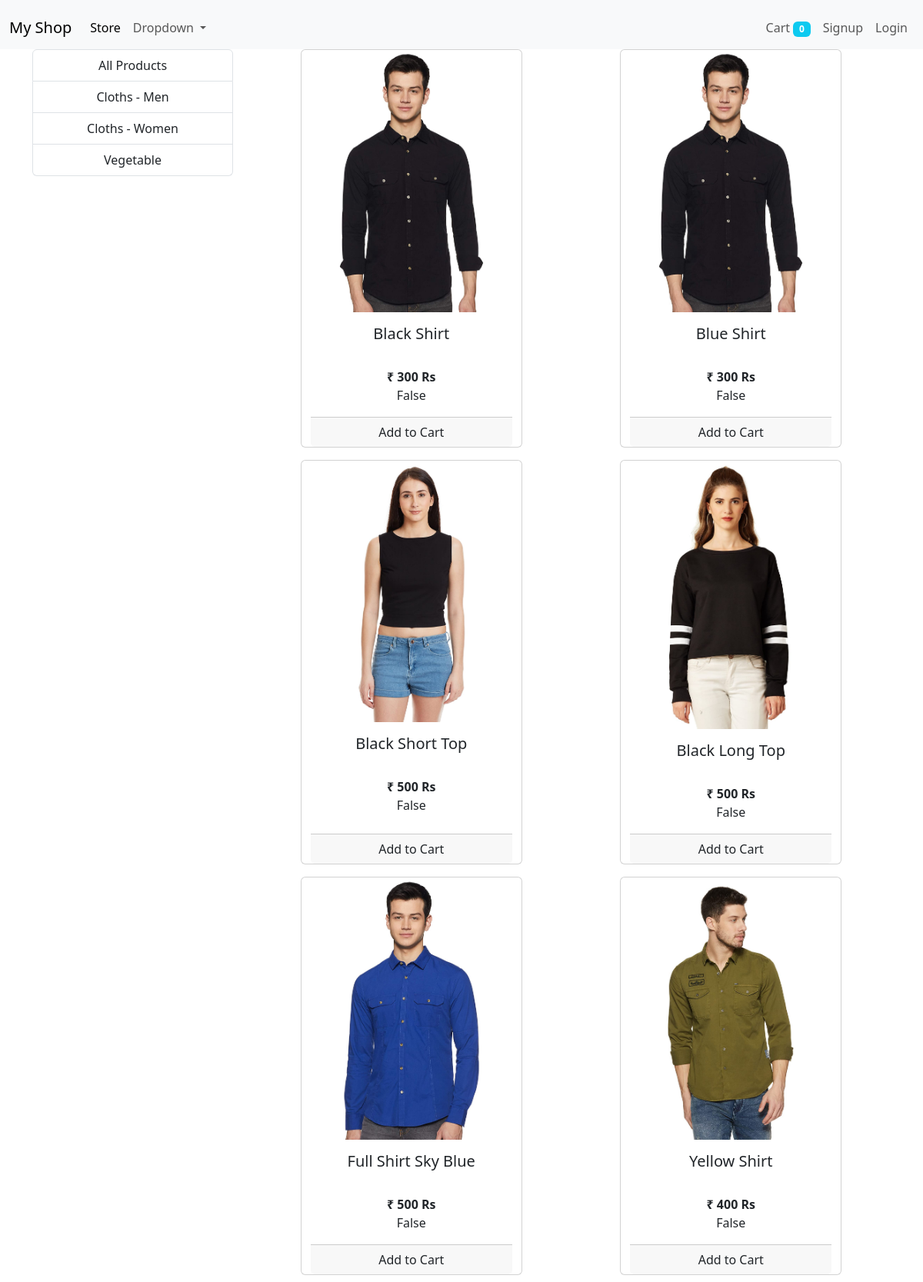
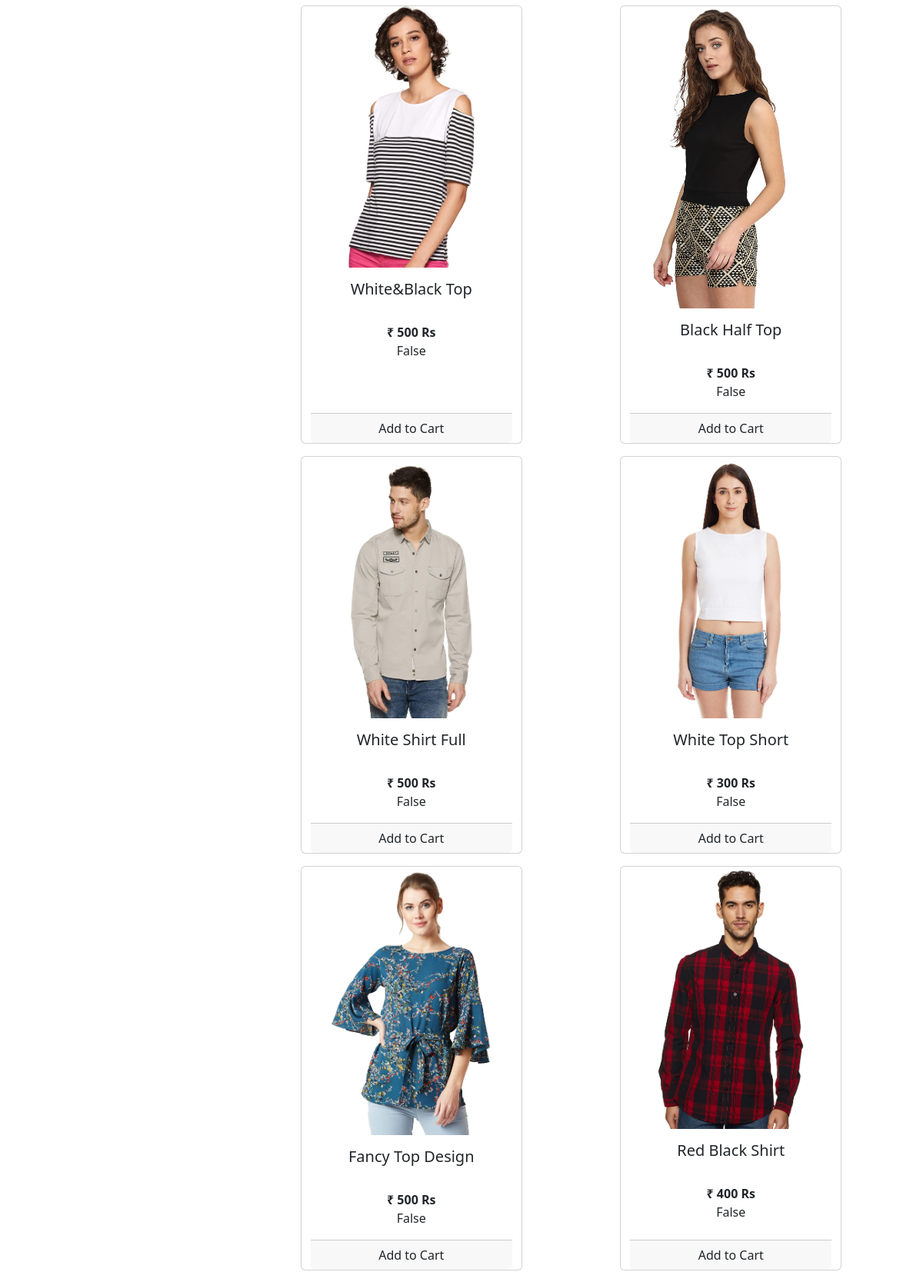
The page / (upper part) on the database its author committed (2 pictures, top to bottom).
### Store/models/category.py (models this page shows, shortened)
class category(models.Model):
    name = models.CharField(max_length=20)
    @staticmethod
    def get_all_categories():
         return category.objects.all()

### Store/models/product.py (models this page shows, shortened)
class product (models.Model):
    name = models.CharField(max_length=50)
    price = models.IntegerField(default=0)
    category = models.ForeignKey(category, on_delete = models.CASCADE, default = 1)
    description = models.CharField(max_length=200, default='', null=True, blank=True)
    image = models.ImageField(upload_to='uploads/products/')
    @staticmethod
    def get_all_products():
        return product.objects.all()

### Store/views/home.py (the view, shortened to what this page needs)
# urls.py: path('', home.Index.as_view(), name='homepage'),
class Index(View):
    def get(self, request):
        cart = request.session.get('cart')
        if not cart:
            request.session['cart'] = {}
        products = None
        categories = category.get_all_categories()
        categoryID = request.GET.get('category')
        if categoryID:
            products = product.get_all_products_by_categoryid(categoryID)
        else:
            products = product.get_all_products()
        data = {}
        data ['products'] = products
        data ['categories'] = categories
        return render(request, "index.html", data)

### Store/templatetags/cart.py (called while the page is built)
@register.filter(name='is_in_cart')
def is_in_cart(product, cart):
    keys=cart.keys()
    for id in keys:
        if int(id) == product.id:
            return True
    return False

### Store/templatetags/custom_filter.py (called while the page is built)
@register.filter(name='currency')
def currency(number):
    return "₹ "+str(number)

### Store/templates/index.html (shortened to what this page needs)
{% extends 'base.html' %}
{% block content%}
{% load cart %}
{% load custom_filter %}
<div class="container text-center">
  <div class="row">
    <div class="col-lg-3 mx-auto">
      <div class="list-group">
        <a href="/" class="list-group-item">All Products</a>
        {% for category in categories %}
        <a href="/?category={{category.id}}" class="list-group-item">{{category.name}}</a>
        {% endfor %}
      </div>
    </div>
    <div id="products" class="col-lg-9 mx-auto">
      <div class="row mx-auto">
        {% for product in products %}
            <div class="card mx-auto mb-3" id="{{product.id}}" style="width: 18rem;">
                <img src="{{product.image.url}}" class="card-img-top" alt="...">
                <div class="card-body">
                    <h5 class="card-title">{{product.name}}</h5>
                    <p class="card-text"><br><b>{{product.price|currency}} Rs</b><br></p>
                    {{product|is_in_cart:request.session.cart}}
                </div>
                <div class="card-footer p-0  no-gutter">
                  {% if product|is_in_cart:request.session.cart %}
                  <div class="d-flex">
                    <form action="/#{{product.id}}" class="col-2" method="post">
                      {% csrf_token %}
                      <input hidden type="text" name='product' value='{{product.id}}'>
                      <input hidden type="text" name='remove' value='True'>
                      <input type="submit" value=" - " class="btn btn-block btn-secondary">
                    </form>
                    <div class="text-center col">{{product|cart_quantity:request.session.cart}} in Cart</div>
                    <form action="/#{{product.id}}" class="col-2" method="post">
                      {% csrf_token %}
                      <input hidden type="text" name='product' value='{{product.id}}'>
                      <input type="submit" value=" + " class="btn btn-block btn-secondary">
                    </form>
                  </div>
                  {% else %}
                  <form action="/#{{product.id}}" method="POST" class="btn-block">
                    <input type="submit" class="btn btn-block" value="Add to Cart">
                  </form>
                  {% endif %}
                </div>
            </div>
        {% endfor%}
      </div>
    </div>
  </div>
</div>
{% endblock %}

### rows shown on the page
category: name "Cloths - Men"
category: name "Cloths - Women"
category: name "Vegetable"
product: image (picture), name "Black Shirt", price "₹ 300", session "False"
product: image (picture), name "Blue Shirt", price "₹ 300", session "False"
product: image (picture), name "Black Short Top", price "₹ 500", session "False"
product: image (picture), name "Black Long Top", price "₹ 500", session "False"
product: image (picture), name "Full Shirt Sky Blue", price "₹ 500", session "False"
product: image (picture), name "Yellow Shirt", price "₹ 400", session "False"
product: image (picture), name "White&Black Top", price "₹ 500", session "False"
product: image (picture), name "Black Half Top", price "₹ 500", session "False"
product: image (picture), name "White Shirt Full", price "₹ 500", session "False"
product: image (picture), name "White Top Short", price "₹ 300", session "False"
product: image (picture), name "Fancy Top Design", price "₹ 500", session "False"
product: image (picture), name "Red Black Shirt", price "₹ 400", session "False"

### other values the page prints
{{ request.session.cart.keys|length }} "0"
